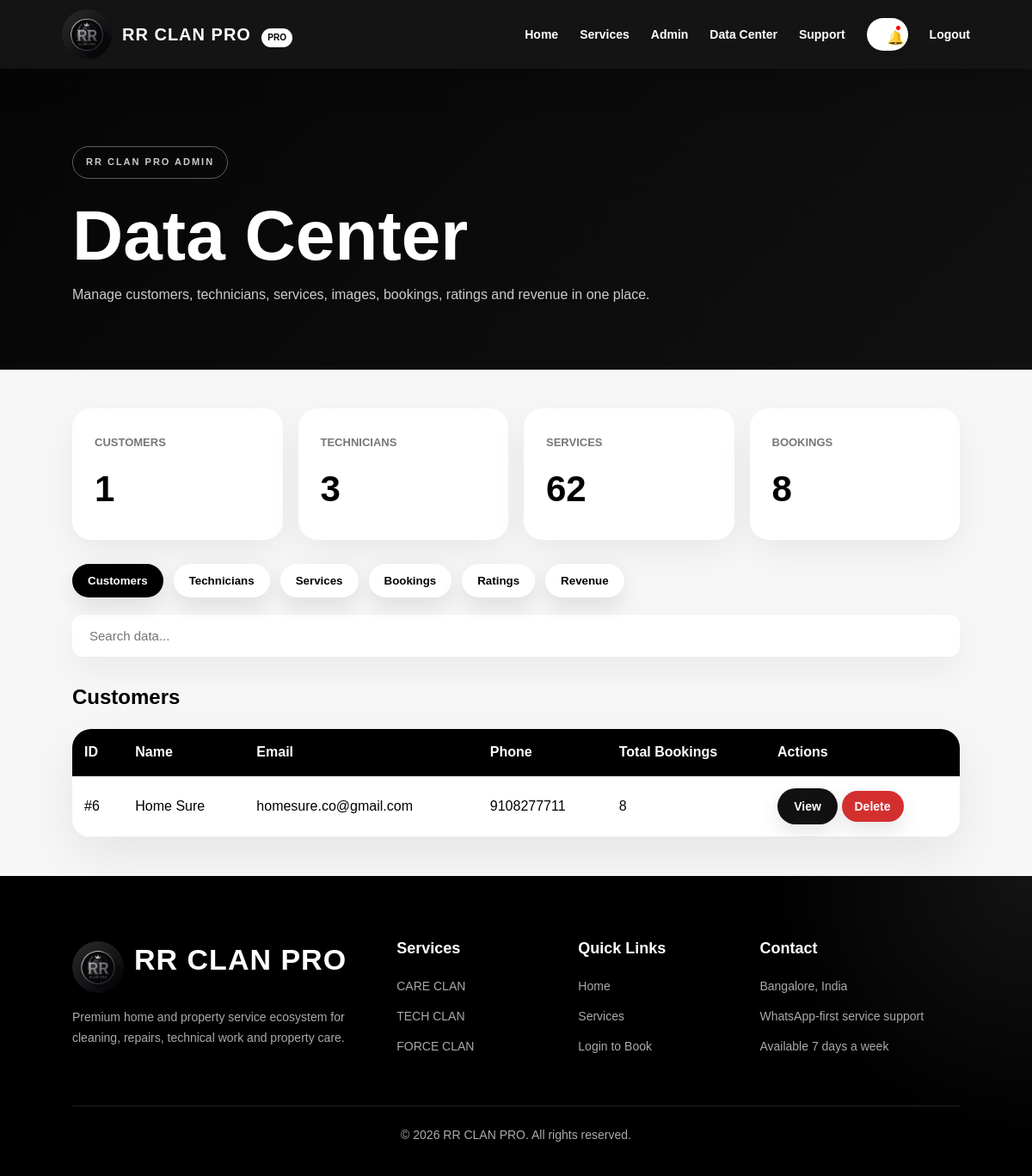
/admin/data (signed in), run on the app's committed database.
### app/models.py (models this page shows)
class User(UserMixin, db.Model):
    id = db.Column(db.Integer, primary_key=True)
    name = db.Column(db.String(120), nullable=False)
    email = db.Column(db.String(160), unique=True, nullable=False)
    phone = db.Column(db.String(20), unique=True)
    password_hash = db.Column(db.String(255), nullable=False)
    role = db.Column(db.String(30), nullable=False, default="customer")
    skill = db.Column(db.String(80))
    wallet_balance = db.Column(db.Integer, default=0)
    referral_code = db.Column(db.String(40), unique=True, nullable=True)
    created_at = db.Column(db.DateTime, default=datetime.utcnow)
    customer_bookings = db.relationship(
        "Booking",
        foreign_keys="Booking.customer_id",
        backref="customer",
        lazy=True,
    )
    assigned_jobs = db.relationship(
        "Booking",
        foreign_keys="Booking.technician_id",
        backref="technician",
        lazy=True,
    )

### app/routes.py (the view)
    @app.route("/admin/data")
    @login_required
    def admin_data():
        if current_user.role != "admin":
            flash("Admin access only.", "error")
            return redirect(url_for("index"))
        customers = User.query.filter_by(role="customer").all()
        technicians = User.query.filter_by(role="technician").all()
        services = Service.query.all()
        bookings = Booking.query.order_by(Booking.created_at.desc()).all()
        return render_template(
            "admin_data.html",
            customers=customers,
            technicians=technicians,
            services=services,
            bookings=bookings
        )

### app/__init__.py (called while the page is built)
def create_app():
    app = Flask(__name__, instance_relative_config=True)
    app.config["SECRET_KEY"] = "change-this-secret-key-before-production"
    app.config["SQLALCHEMY_DATABASE_URI"] = "sqlite:///rrclanpro.db"
    app.config["SQLALCHEMY_TRACK_MODIFICATIONS"] = False
    app.config["RAZORPAY_KEY_ID"] = os.getenv("RAZORPAY_KEY_ID")
    app.config["RAZORPAY_KEY_SECRET"] = os.getenv("RAZORPAY_KEY_SECRET")
    db.init_app(app)
    login_manager.init_app(app)
    from app.models import User
    from app.routes import register_routes
    register_routes(app)
    @login_manager.user_loader
    def load_user(user_id):
        return User.query.get(int(user_id))
    with app.app_context():
        db.create_all()
        seed_database()
    return app

### app/templates/admin_data.html (shortened to what this page needs)
{% extends "layout.html" %}
{% block content %}
<section class="data-hero">
    <p class="hero-tag">RR CLAN PRO ADMIN</p>
    <h1>Data Center</h1>
    <p>Manage customers, technicians, services, images, bookings, ratings and revenue in one place.</p>
</section>
<section class="data-center">
    <div class="data-stats">
        <div><span>Customers</span><h2>{{ customers|length }}</h2></div>
        <div><span>Technicians</span><h2>{{ technicians|length }}</h2></div>
        <div><span>Services</span><h2>{{ services|length }}</h2></div>
        <div><span>Bookings</span><h2>{{ bookings|length }}</h2></div>
    </div>
    <div class="data-tabs">
        <button onclick="showTab('customers', event)" class="tab-btn active">Customers</button>
        <button onclick="showTab('technicians', event)" class="tab-btn">Technicians</button>
        <button onclick="showTab('services', event)" class="tab-btn">Services</button>
        <button onclick="showTab('bookings', event)" class="tab-btn">Bookings</button>
        <button onclick="showTab('ratings', event)" class="tab-btn">Ratings</button>
        <button onclick="showTab('revenue', event)" class="tab-btn">Revenue</button>
    </div>
    <div class="data-search">
        <input type="text" id="dataSearch" placeholder="Search data...">
    </div>
    <div id="customers" class="tab-content active">
        <h2>Customers</h2>
        <div class="data-table-wrap">
            <table class="admin-table searchable-table">
                <tr>
                    <th>ID</th>
                    <th>Name</th>
                    <th>Email</th>
                    <th>Phone</th>
                    <th>Total Bookings</th>
                    <th>Actions</th>
                </tr>
                {% for customer in customers %}
                <tr>
                    <td>#{{ customer.id }}</td>
                    <td>{{ customer.name }}</td>
                    <td>{{ customer.email }}</td>
                    <td>{{ customer.phone or "-" }}</td>
                    <td>{{ customer.customer_bookings|length }}</td>
                    <td>
                        <a class="small-btn" href="{{ url_for('customer_history', customer_id=customer.id) }}">View</a>
                        <form method="POST"
                              action="{{ url_for('delete_customer', customer_id=customer.id) }}"
                              style="display:inline;"
                              onsubmit="return confirm('Delete this customer and all bookings?');">
                            <button type="submit" class="small-btn danger-btn">Delete</button>
                        </form>
                    </td>
                </tr>
                {% endfor %}
            </table>
        </div>
    </div>
</section>
{% endblock %}

### data on the page
User: id "6", name "Home Sure", email "homesure.co@gmail.com", phone "9108277711", customer_bookings|length "8"

### other printed values
{{ customers|length }} "1"
{{ technicians|length }} "3"
{{ services|length }} "62"
{{ bookings|length }} "8"
